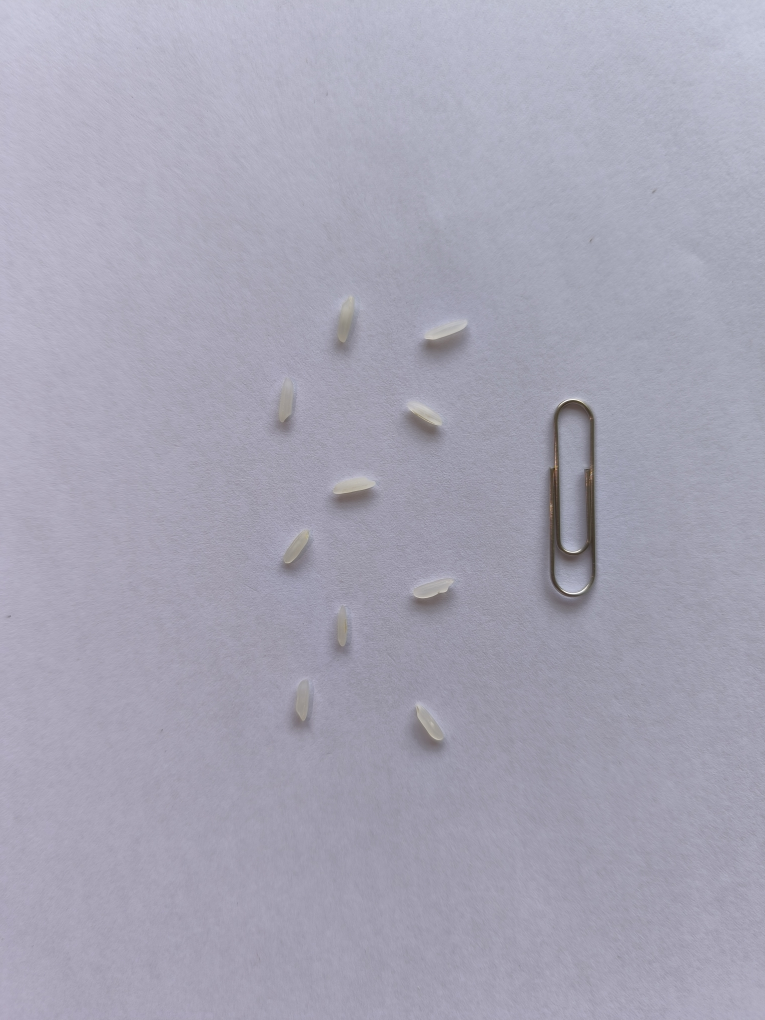
#> input picture sample_images/cont_positiva/1776726237449.jpg, 3060 x 4080 px (shown at 1/4 size); its folder holds only this picture in this run
$ python vectoring.py
#> lines starting #> are read from the running program, lines starting #| are printed output that depends on the picture; after the words box and inside, x2 and y2 are one past the last pixel; in counts of white or black regions, pixels touching at a corner belong together
from pathlib import Path
import os
from PIL import Image
import numpy as np

directories = [
    ("resized_images/cont_positiva", "image_vectors/cont_positiva"),
    ("resized_images/cont_negativa", "image_vectors/cont_negativa")
]

for input_dir, output_dir in directories:

    input_dir = Path(input_dir)
    output_dir = Path(output_dir)

    os.makedirs(output_dir, exist_ok=True)

    for img_path in input_dir.glob("*"):
        img = Image.open(img_path).convert("L")
        pixels = np.array(img)
        binary = np.where(pixels < 128, 0, 1)
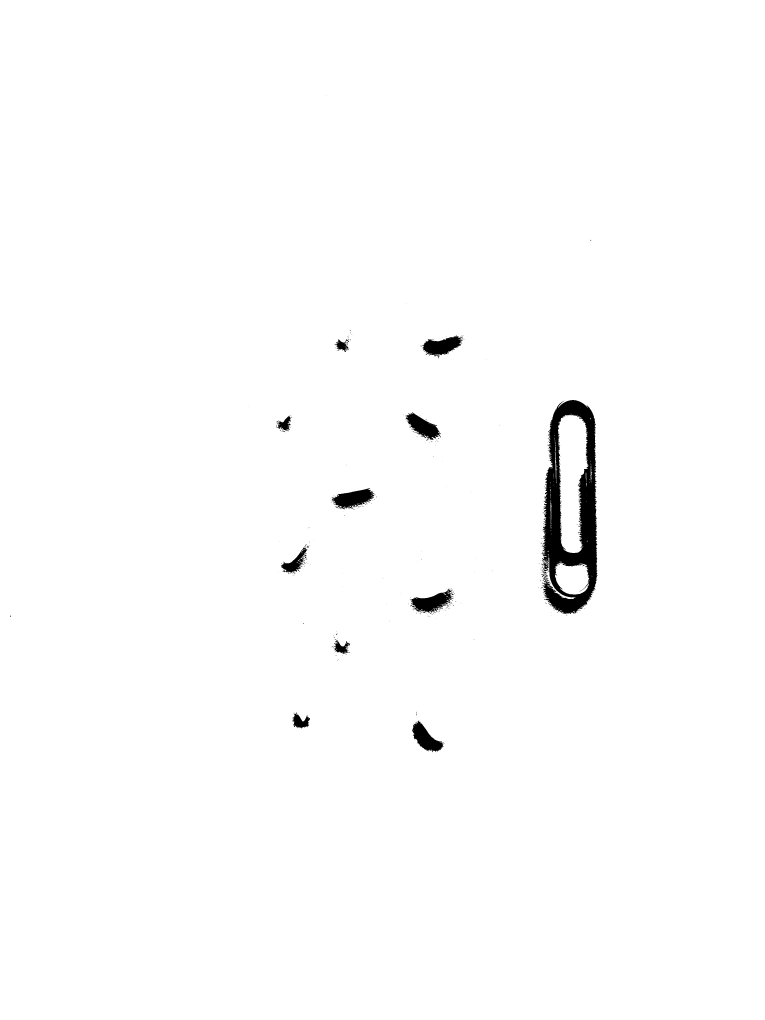
#> binary: shape (4080, 3060) int64 (shown at 1/4 size); values 0 (black) and 1 (white), 98.9% white; 443 black regions (416 under 20 px), largest, box (x1, y1, x2, y2) and area: (2164, 1600, 2392, 2456) 91940, (1326, 1953, 1498, 2037) 8045, (1639, 2355, 1815, 2451) 8011
        output_file = output_dir / (img_path.stem + ".txt")
        with open(output_file, "w") as f:
            for row in binary:
                f.write("".join(map(str, row)) + "\n")
        print(f"Processed: {img_path.name}")
